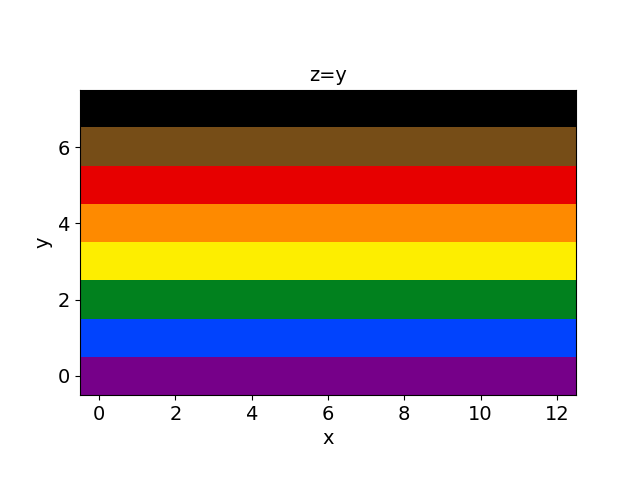

Here is the Python script that generated this plot:
#!/usr/bin/env python3
import numpy
import matplotlib.pyplot as plt 
import matplotlib.colors
import matplotlib
matplotlib.rc('xtick', labelsize=14) 
matplotlib.rc('ytick', labelsize=14) 
plt.ion()

# Plot z = y, which is fabulous
plt.figure(1)
cm1 = matplotlib.colors.LinearSegmentedColormap.from_list("", \
        ["#760089","#0044ff","#00811f","#ffef00","#ff8c00","#e70000","#784e18","#000000"])
z   = numpy.fromfunction(lambda y, x: y, (8, 13))
plt.imshow(z, interpolation='nearest', cmap=cm1, origin='lower')
plt.xlabel('x', fontsize=14)
plt.ylabel('y', fontsize=14)
plt.title('z=y', fontsize=14)

# Plot z = |y-2|, which is also fabulous
plt.figure(2)
cm2 = matplotlib.colors.LinearSegmentedColormap.from_list("", \
      ["#FFFFFF","#FFFFFF","#F7A8B8","#F7A8B8","#55CDFC","#55CDFC"]) 
z   = numpy.fromfunction(lambda y, x: abs(y-2), (5, 9))
plt.imshow(z, interpolation='nearest', cmap=cm2, origin='lower')
plt.xlabel('x', fontsize=14)
plt.ylabel('y', fontsize=14)
plt.title('z=|y-2|', fontsize=14)
